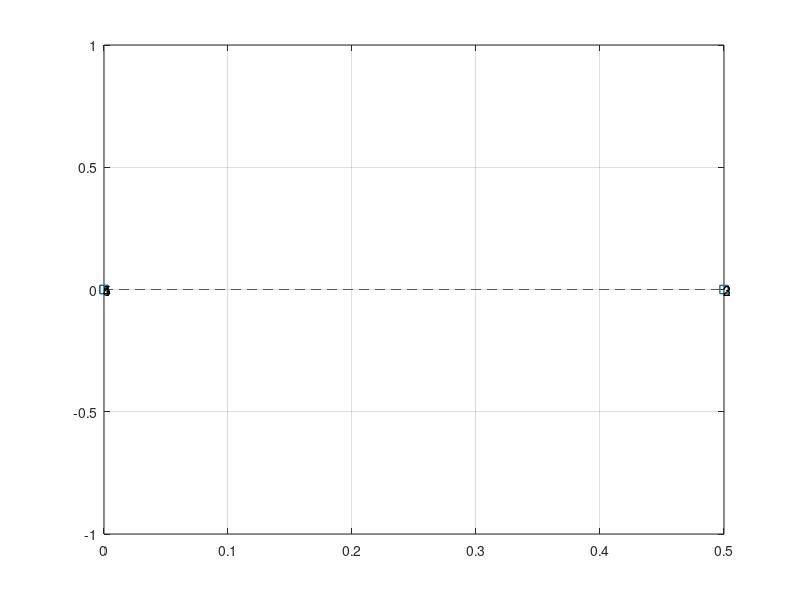

MATLAB code to generate this figure:
clc
clear
e = 0.5;
q0 = [ 0; 0; 0];
phi = q0(3);
s1 = [ cos(phi); sin(phi); 0];
s2 = [0; 0; 1];
disp('s1');
disp(s1);
disp('s2');
disp(s2);
q1 = q0 + e*s1 ;
q2 = q1 + e*s2 ;
q3 = q2 - e*s1 ;
q4 = q3 - e*s2 ;
x = [q0(1) q1(1) q2(1) q3(1) q4(1)];
y = [q0(2) q1(2) q2(2) q3(2) q4(2)];
plot(x,y,'--s');
grid on;
for ii = 1:length(x)
    text(x(ii),y(ii),num2str(ii))
end
disp('q0');
disp(q0);
disp('q1');
disp(q1);
disp('q2');
disp(q2);
disp('q3');
disp(q3);
disp('q4');
disp(q4);